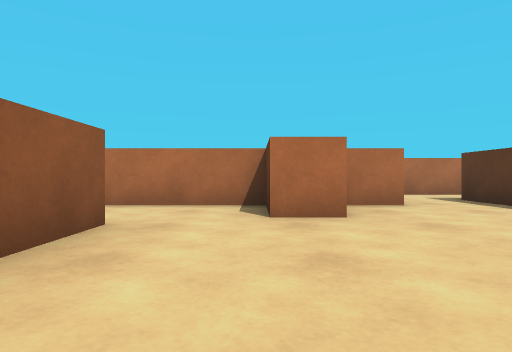
view 1 (above)

16 first-person views from a walk through a 3-D level made in the Unity game engine. The camera is 0.41 m above the floor, looks level and sees 75° across. The floor is counted in squares, 1 m on a side. Each view is taken from the middle of a square. On the plan, view 1 faces up. The plan holds only what a view shows up to about 9 squares ahead; the rest is blank. The player character is not drawn.

view 2
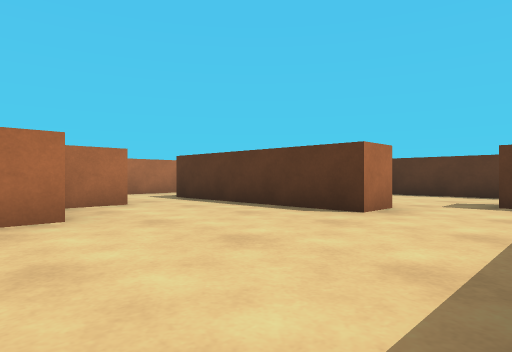

view 3
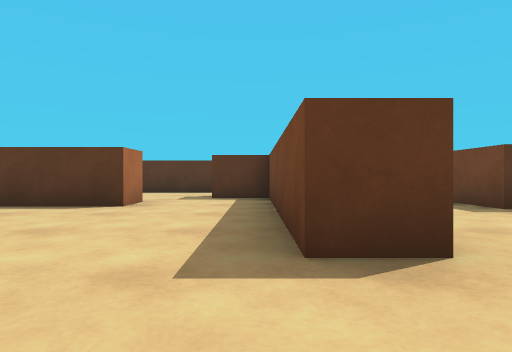

view 4
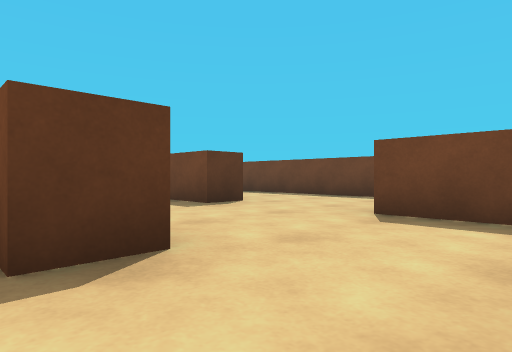

view 5
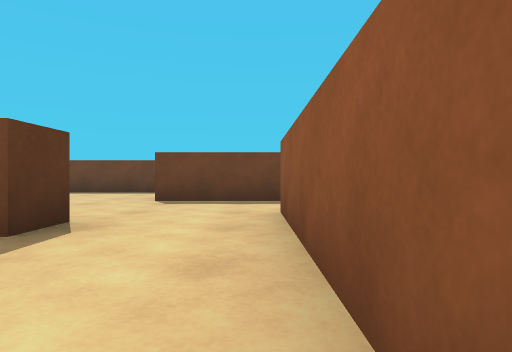

view 6
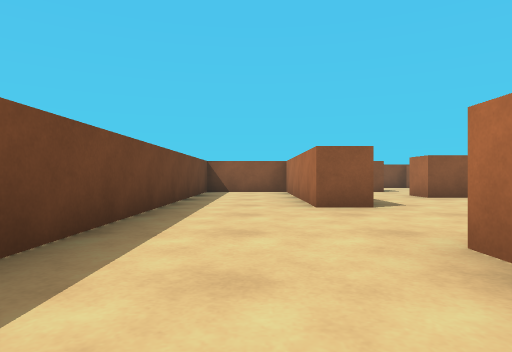

view 7
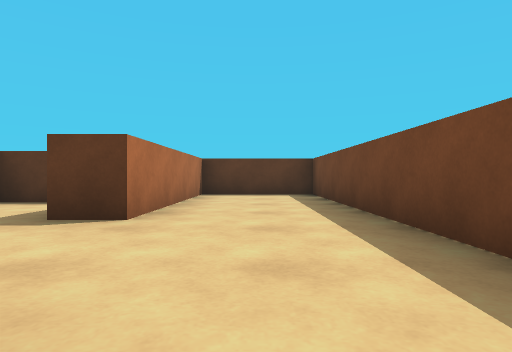

view 8
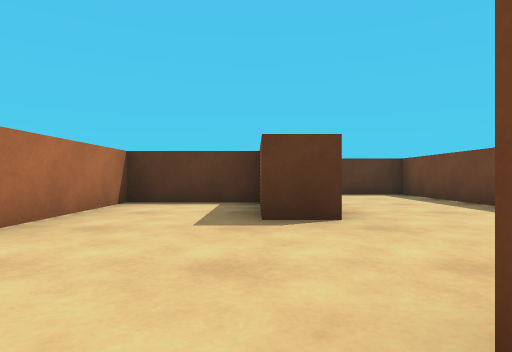

view 9
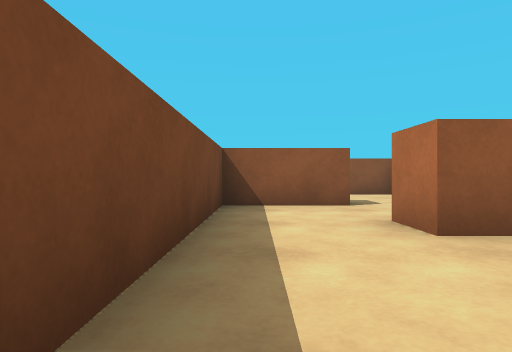

view 10
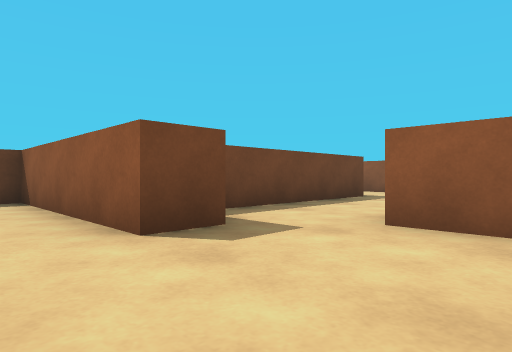

view 11
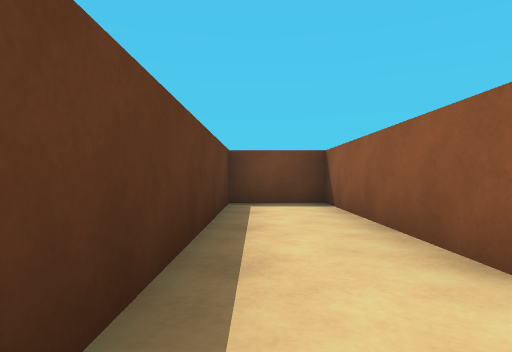

view 12
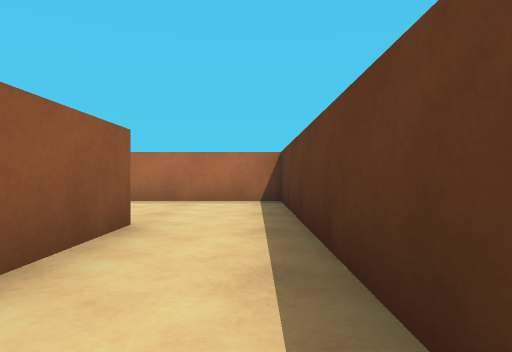

view 13
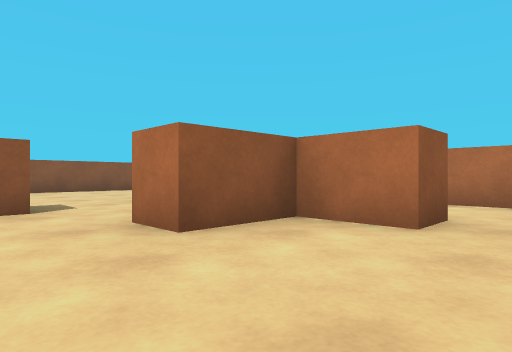

view 14
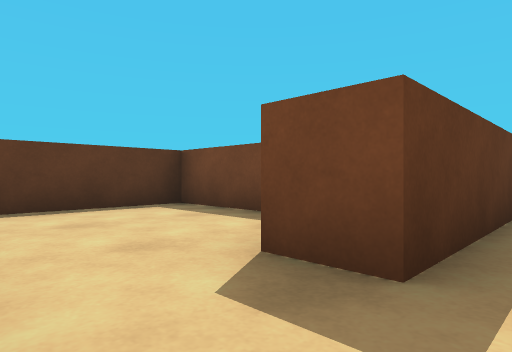

view 15
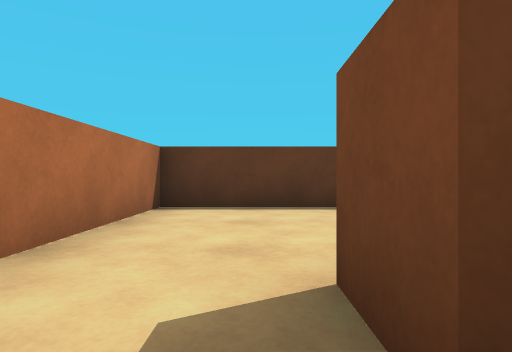

view 16
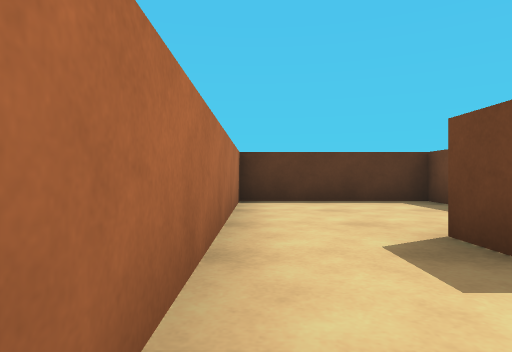

### Floor plan
Points are (right, up) in squares from view 1. A wall is a line through its corners. A room is listed if a view was taken in it or the views show most of it. See-through windows are left out.
Room 1 (views 1, 2, 3, 4, 5, 13)
walls: (-1.3, 2.9) (-1.3, -1.8); (2.1, 4.7) (0.9, 4.7) (0.9, 3.3) (0.1, 3.3) (0.1, 4.7) (-2.1, 4.7); (0.7, -1) (0.7, -0.2) (5.2, -0.2); (4.3, 1.8) (3.5, 1.8) (3.5, 4.5)
ways out: opening at (-0.5, -0.5) to room 2; opening at (4, 1) to room 3; opening at (3, 5) to room 4; opening at (-2, 3.5)
Room 2 (views 6, 7, 8, 9)
walls: (-1.3, -1.8) (-2.1, -1.8); (5.2, -3.1) (5.2, -1) (2.5, -1); (-3.6, -1.6) (-3.6, -3.5) (0.7, -3.5) (0.7, -4.2) (-3.6, -4.2) (-3.6, -6.3) (7.4, -6.3) (7.4, -3.8) (3.1, -3.8) (3.1, -3.1) (4.5, -3.1)
ways out: opening at (-0.5, -0.5) to room 1; opening at (-4, -1)
Room 3 (views 10, 11, 12)
walls: (5.2, -0.2) (5.2, 0.8) (5.9, 0.8) (5.9, -3.1) (7.4, -3.1) (7.4, 3.3) (4.9, 3.3); (4.3, 2.8) (4.3, 1.8)
ways out: opening at (4, 1) to room 1
Room 4 (views 14, 15, 16)
walls: (5.6, 4.2) (7.4, 4.2) (7.4, 7.3) (1.5, 7.3); (3.5, 4.5) (3.5, 5.7) (4.4, 5.7); (2.1, 5.5) (2.1, 4.7)
ways out: opening at (3, 5) to room 1

Positions as (right, up) in squares from view 1, and headings:
1: (0, 0), facing up
2: (0, 0), facing up-right
3: (-1, 0), facing right
4: (-1, 0), facing down-right
5: (-1, 2), facing down
6: (5, -5), facing left
7: (0, -5), facing right
8: (0, -3), facing right
9: (1, -3), facing left
10: (7, 3), facing down-left
11: (7, 2), facing down
12: (7, -2), facing up
13: (3, 2), facing up-left
14: (3, 7), facing down-right
15: (3, 6), facing right
16: (2, 7), facing right
